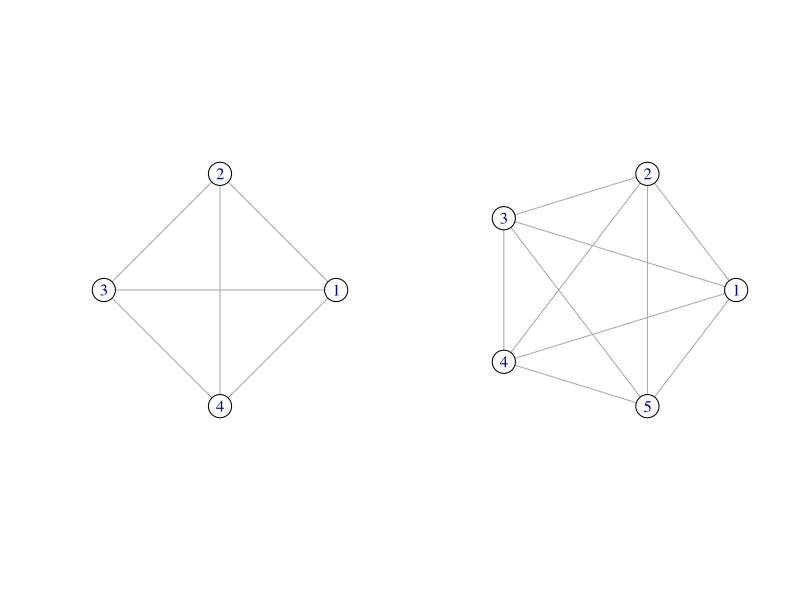
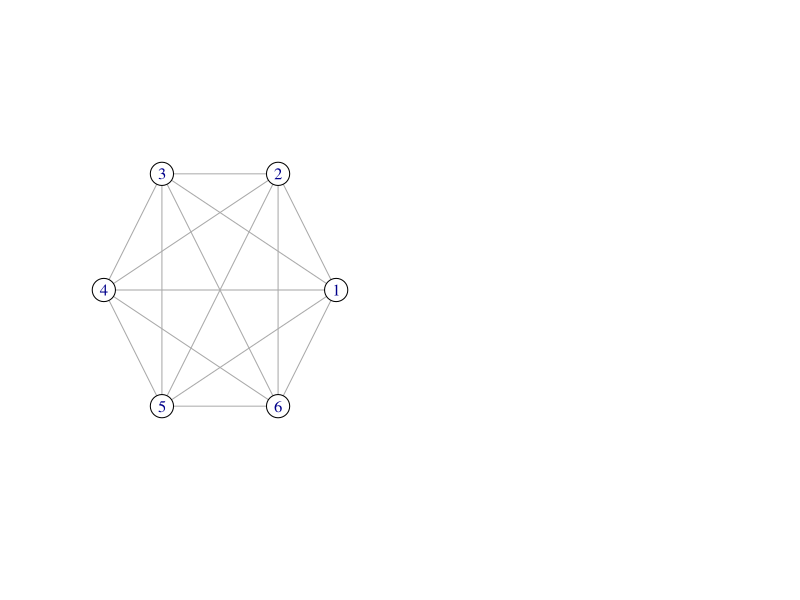
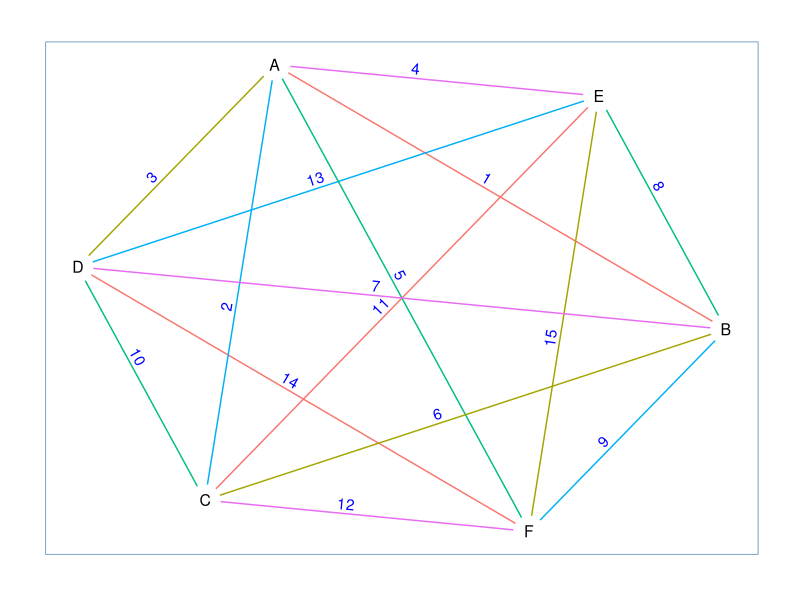

Recreate these plots in R, in order.
## ---- chunk 1
library(igraph)

g <- make_full_graph(4)
h <- make_full_graph(5)

par(mfrow = c(1, 2))

plot(
  x            = g,
  layout       = layout_in_circle(g),
  vertex.color = "white",
  vertex.size  = 20
  )

plot(
  x            = h,
  layout       = layout_in_circle(h),
  vertex.color = "white",
  vertex.size  = 20
)
## ---- chunk 2
g <- make_full_graph(6)

plot(
  x            = g,
  layout       = layout_in_circle(g),
  vertex.color = "white",
  vertex.size  = 20
)
## ---- chunk 3
library(ggraph)
library(patchwork)

V(g)$name <- LETTERS[1:6]
E(g)$name <- 1:15

f1 <- c(1, 11, 14)
f2 <- c(3, 6, 15)
f3 <- c(5, 8, 10)
f4 <- c(2, 9, 13)
f5 <- c(4, 7, 12)

E(g)[f1]$factor <- "f1"
E(g)[f2]$factor <- "f2"
E(g)[f3]$factor <- "f3"
E(g)[f4]$factor <- "f4"
E(g)[f5]$factor <- "f5"

p1 <- ggraph(g, layout = 'kk') + 
  geom_node_text(aes(label = name), size = 4) +
  geom_edge_link(aes(label = name, color = factor), show.legend = FALSE, angle_calc = 'along', label_dodge = unit(2.5, 'mm'), label_push = unit(-6.0, 'mm'), start_cap = circle(4, 'mm'), end_cap = circle(4, 'mm'), label_colour = "blue") +
  theme_graph(foreground = 'steelblue', fg_text_colour = 'white')

p2 <- p1 + facet_edges(~factor)

p1
